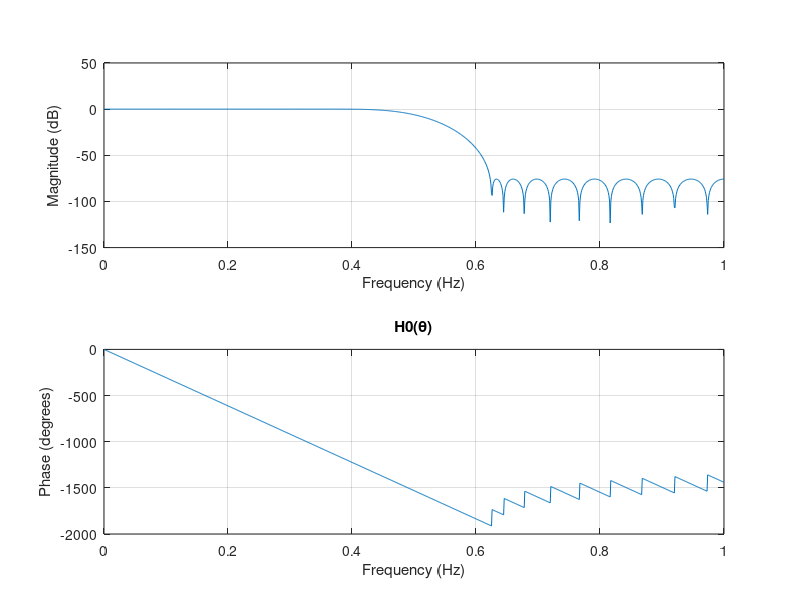
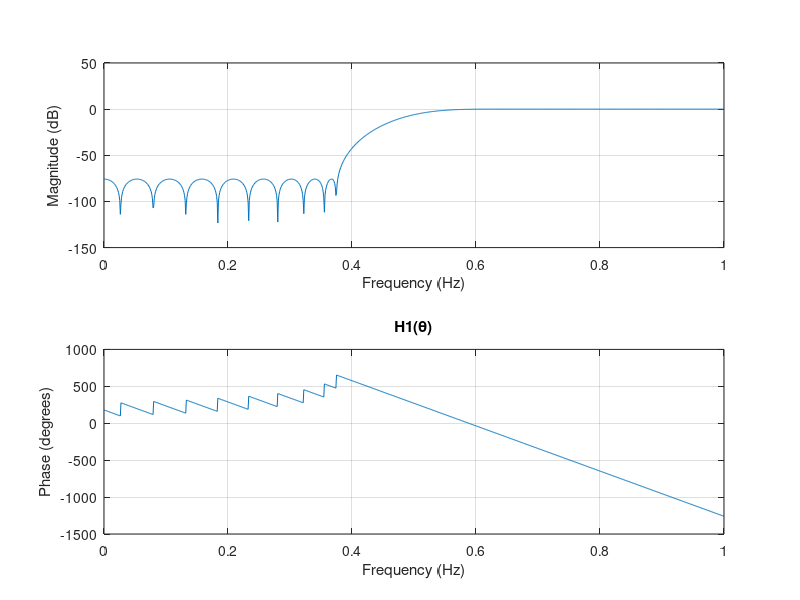

Write the MATLAB code that produced these figures, in order. (Note: this script raises an error after producing the figures.)
clear all;
clc;
close all;

%% Section 1.a

delta_sp = 10^(-72/20);
delta = 0.123;
fs = 2;
filterFunc = [0.5-delta 0.5+delta];
[n,fo,ao,w] = firpmord(filterFunc,[1 0],[delta_sp delta_sp], fs);
b0 = firpm(n,fo,ao,w);
figure()
freqz(b0,1,1024,fs)
title('H0(\theta)')
N= length(b0);

b1 = b0.*(-ones(1,N)).^(1:N);
figure()
freqz(b1,1,1024,fs)
title('H1(\theta)')


%% Section 1.b
















%% Question 5 - STFT

[x, fs] = audioread('sentence_male_speaker.wav');
% soundsc(x, fs);

% 5.b.1

win_len = 128;
noverlap = floor(0.75*win_len);
c = jet;
nfft = 192;
[X1,X_one_sided1] = dstft(x,win_len, noverlap, nfft);
figure(1)
colormap(c)
imagesc(db(abs(X_one_sided1)));
axis('xy')
title(['DSTFT [WinLen, overlap, nfft] = ['  num2str(win_len) ', '  num2str(noverlap) ', ' num2str(nfft)  ']']);

% 5.b.2

win_len = 1024;
noverlap = floor(0.75*win_len);
nfft = 1536;
[X2,X_one_sided2] = dstft(x,win_len, noverlap, nfft);
figure(2)
colormap(c)
imagesc(db(abs(X_one_sided2)));
axis('xy')
title(['DSTFT [WinLen, overlap, nfft] = ['  num2str(win_len) ', '  num2str(noverlap) ', ' num2str(nfft)  ']']);

% 5.b.3

win_len = 4096;
noverlap = floor(0.5*win_len);
nfft = 6144;
[X3,X_one_sided3] = dstft(x,win_len, noverlap, nfft);
figure(3)
colormap(c);
imagesc(db(abs(X_one_sided3)));
axis('xy')
title(['DSTFT [WinLen, overlap, nfft] = ['  num2str(win_len) ', '  num2str(noverlap) ', ' num2str(nfft)  ']']);


%% IDSTFT



x_hat = idsftf(X3, win_len, noverlap, nfft);
Ts = 1/fs;
t = Ts*(1:length(x));
t_hat = Ts*(1:length(x_hat));
figure(4)

plot(t, (x),'-', 'LineWidth', 1.5);
title(['x(t) and x_hat(t) reconstructed with WOLA']) 
xlabel('t [secs]')
ylabel('Amp')
legend({'x(t)'})
hold on;

plot(t_hat, (x_hat),'-', 'LineWidth', 1.5);
legend({'x_hat(t)'})
